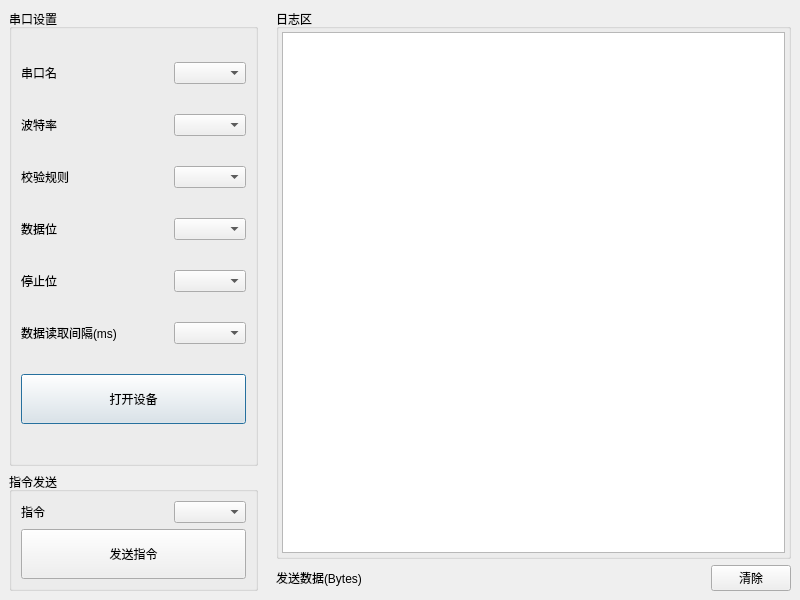
<?xml version="1.0" encoding="UTF-8"?>
<ui version="4.0">
 <class>BaseDialog</class>
 <widget class="QDialog" name="BaseDialog">
  <property name="geometry">
   <rect>
    <x>0</x>
    <y>0</y>
    <width>800</width>
    <height>600</height>
   </rect>
  </property>
  <property name="windowTitle">
   <string>Dialog</string>
  </property>
  <layout class="QHBoxLayout" name="horizontalLayout" stretch="1,2">
   <property name="spacing">
    <number>0</number>
   </property>
   <property name="leftMargin">
    <number>0</number>
   </property>
   <property name="topMargin">
    <number>0</number>
   </property>
   <property name="rightMargin">
    <number>0</number>
   </property>
   <property name="bottomMargin">
    <number>0</number>
   </property>
   <item>
    <widget class="QWidget" name="widgetControl" native="true">
     <layout class="QVBoxLayout" name="verticalLayout" stretch="1,0">
      <property name="spacing">
       <number>6</number>
      </property>
      <item>
       <widget class="QGroupBox" name="groupBox">
        <property name="title">
         <string>串口设置</string>
        </property>
        <layout class="QVBoxLayout" name="verticalLayout_2">
         <item>
          <layout class="QHBoxLayout" name="horizontalLayout_2">
           <item>
            <widget class="QLabel" name="label">
             <property name="text">
              <string>串口名</string>
             </property>
            </widget>
           </item>
           <item>
            <spacer name="horizontalSpacer">
             <property name="orientation">
              <enum>Qt::Horizontal</enum>
             </property>
             <property name="sizeHint" stdset="0">
              <size>
               <width>40</width>
               <height>20</height>
              </size>
             </property>
            </spacer>
           </item>
           <item>
            <widget class="QComboBox" name="cmbSerialPorts">
             <property name="minimumSize">
              <size>
               <width>70</width>
               <height>0</height>
              </size>
             </property>
            </widget>
           </item>
          </layout>
         </item>
         <item>
          <layout class="QHBoxLayout" name="horizontalLayout_3">
           <item>
            <widget class="QLabel" name="label_2">
             <property name="text">
              <string>波特率</string>
             </property>
            </widget>
           </item>
           <item>
            <spacer name="horizontalSpacer_2">
             <property name="orientation">
              <enum>Qt::Horizontal</enum>
             </property>
             <property name="sizeHint" stdset="0">
              <size>
               <width>40</width>
               <height>20</height>
              </size>
             </property>
            </spacer>
           </item>
           <item>
            <widget class="QComboBox" name="cmbBaudrates">
             <property name="minimumSize">
              <size>
               <width>70</width>
               <height>0</height>
              </size>
             </property>
            </widget>
           </item>
          </layout>
         </item>
         <item>
          <layout class="QHBoxLayout" name="horizontalLayout_4">
           <item>
            <widget class="QLabel" name="label_3">
             <property name="text">
              <string>校验规则</string>
             </property>
            </widget>
           </item>
           <item>
            <spacer name="horizontalSpacer_3">
             <property name="orientation">
              <enum>Qt::Horizontal</enum>
             </property>
             <property name="sizeHint" stdset="0">
              <size>
               <width>40</width>
               <height>20</height>
              </size>
             </property>
            </spacer>
           </item>
           <item>
            <widget class="QComboBox" name="cmbParities">
             <property name="minimumSize">
              <size>
               <width>70</width>
               <height>0</height>
              </size>
             </property>
            </widget>
           </item>
          </layout>
         </item>
         <item>
          <layout class="QHBoxLayout" name="horizontalLayout_5">
           <item>
            <widget class="QLabel" name="label_4">
             <property name="text">
              <string>数据位</string>
             </property>
            </widget>
           </item>
           <item>
            <spacer name="horizontalSpacer_4">
             <property name="orientation">
              <enum>Qt::Horizontal</enum>
             </property>
             <property name="sizeHint" stdset="0">
              <size>
               <width>40</width>
               <height>20</height>
              </size>
             </property>
            </spacer>
           </item>
           <item>
            <widget class="QComboBox" name="cmbDataBits">
             <property name="minimumSize">
              <size>
               <width>70</width>
               <height>0</height>
              </size>
             </property>
            </widget>
           </item>
          </layout>
         </item>
         <item>
          <layout class="QHBoxLayout" name="horizontalLayout_6">
           <item>
            <widget class="QLabel" name="label_5">
             <property name="text">
              <string>停止位</string>
             </property>
            </widget>
           </item>
           <item>
            <spacer name="horizontalSpacer_5">
             <property name="orientation">
              <enum>Qt::Horizontal</enum>
             </property>
             <property name="sizeHint" stdset="0">
              <size>
               <width>40</width>
               <height>20</height>
              </size>
             </property>
            </spacer>
           </item>
           <item>
            <widget class="QComboBox" name="cmbStopBits">
             <property name="minimumSize">
              <size>
               <width>70</width>
               <height>0</height>
              </size>
             </property>
            </widget>
           </item>
          </layout>
         </item>
         <item>
          <layout class="QHBoxLayout" name="horizontalLayout_7">
           <item>
            <widget class="QLabel" name="label_6">
             <property name="text">
              <string>数据读取间隔(ms)</string>
             </property>
            </widget>
           </item>
           <item>
            <spacer name="horizontalSpacer_6">
             <property name="orientation">
              <enum>Qt::Horizontal</enum>
             </property>
             <property name="sizeHint" stdset="0">
              <size>
               <width>40</width>
               <height>20</height>
              </size>
             </property>
            </spacer>
           </item>
           <item>
            <widget class="QComboBox" name="cmbReadInterval">
             <property name="minimumSize">
              <size>
               <width>70</width>
               <height>0</height>
              </size>
             </property>
            </widget>
           </item>
          </layout>
         </item>
         <item>
          <widget class="QPushButton" name="btnOpenDevice">
           <property name="minimumSize">
            <size>
             <width>0</width>
             <height>50</height>
            </size>
           </property>
           <property name="maximumSize">
            <size>
             <width>16777215</width>
             <height>50</height>
            </size>
           </property>
           <property name="text">
            <string>打开设备</string>
           </property>
          </widget>
         </item>
        </layout>
       </widget>
      </item>
      <item>
       <widget class="QGroupBox" name="groupBox_4">
        <property name="title">
         <string>指令发送</string>
        </property>
        <layout class="QVBoxLayout" name="verticalLayout_4">
         <item>
          <layout class="QHBoxLayout" name="horizontalLayout_9">
           <item>
            <widget class="QLabel" name="label_9">
             <property name="text">
              <string>指令</string>
             </property>
            </widget>
           </item>
           <item>
            <spacer name="horizontalSpacer_9">
             <property name="orientation">
              <enum>Qt::Horizontal</enum>
             </property>
             <property name="sizeHint" stdset="0">
              <size>
               <width>40</width>
               <height>20</height>
              </size>
             </property>
            </spacer>
           </item>
           <item>
            <widget class="QComboBox" name="cmbCmd">
             <property name="minimumSize">
              <size>
               <width>70</width>
               <height>0</height>
              </size>
             </property>
            </widget>
           </item>
          </layout>
         </item>
         <item>
          <widget class="QPushButton" name="pushButton">
           <property name="minimumSize">
            <size>
             <width>0</width>
             <height>50</height>
            </size>
           </property>
           <property name="maximumSize">
            <size>
             <width>16777215</width>
             <height>50</height>
            </size>
           </property>
           <property name="text">
            <string>发送指令</string>
           </property>
          </widget>
         </item>
        </layout>
       </widget>
      </item>
     </layout>
    </widget>
   </item>
   <item>
    <widget class="QWidget" name="widgetInfo" native="true">
     <layout class="QVBoxLayout" name="verticalLayout_3" stretch="1,0">
      <property name="spacing">
       <number>6</number>
      </property>
      <item>
       <widget class="QGroupBox" name="groupBox_2">
        <property name="title">
         <string>日志区</string>
        </property>
        <layout class="QVBoxLayout" name="verticalLayout_5">
         <property name="leftMargin">
          <number>3</number>
         </property>
         <property name="topMargin">
          <number>3</number>
         </property>
         <property name="rightMargin">
          <number>3</number>
         </property>
         <property name="bottomMargin">
          <number>3</number>
         </property>
         <item>
          <widget class="QPlainTextEdit" name="pedtReceive"/>
         </item>
        </layout>
       </widget>
      </item>
      <item>
       <layout class="QHBoxLayout" name="horizontalLayout_8">
        <item>
         <widget class="QLabel" name="labelSendBytes">
          <property name="text">
           <string>发送数据(Bytes)</string>
          </property>
         </widget>
        </item>
        <item>
         <spacer name="horizontalSpacer_8">
          <property name="orientation">
           <enum>Qt::Horizontal</enum>
          </property>
          <property name="sizeHint" stdset="0">
           <size>
            <width>40</width>
            <height>20</height>
           </size>
          </property>
         </spacer>
        </item>
        <item>
         <widget class="QPushButton" name="btnClear">
          <property name="text">
           <string>清除</string>
          </property>
         </widget>
        </item>
       </layout>
      </item>
     </layout>
    </widget>
   </item>
  </layout>
 </widget>
 <resources/>
 <connections/>
</ui>
